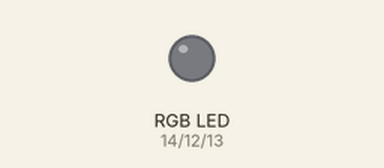
A sketch run on a simulated ESP8266 (NodeMCU). Parts: an RGB LED mixed from three pins (HIGH = lit). WiFi joins after 1.5 s; servers stay silent unless stated; what the sketch prints to the serial monitor is not drawn.

Above: at 0.1 s.
At 0.6 s:
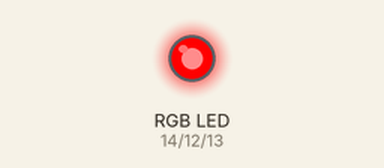
At 1.6 s:
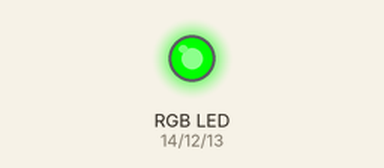
Timing chart, 0 to 3.1 s (numbered marks = the images above):
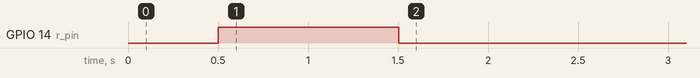

The sketch:

wifi_conn_1.ino
```cpp
#include <ESP8266WiFi.h>

#define r_pin 14 //D5
#define b_pin 13 //D7
#define g_pin 12 //D6

const char* net_name = "Costa's Wifi";
const char* net_pass = "gbrl_2002";

void setup() {
  Serial.begin(115220);
  Serial.println();
  connection(net_name, net_pass);
}

void loop() {

}

void connection(const char* net_name, const char* net_pass) {
  WiFi.begin(net_name, net_pass);
  Serial.print("Connecting");
  while (WiFi.status() != WL_CONNECTED) {
    delay(500);
     if(WiFi.status() == WL_CONNECTED) {
    //colora di verde
    rgb(0,255,0);
    Serial.println("Connected!");
  } else if (WiFi.status() == WL_NO_SSID_AVAIL) {
    //colora di giallo
    rgb(255,255,0);
    Serial.println("Wrong SSID");
    break;
  } else if (WiFi.status() == WL_CONNECT_FAILED) {
    //colora di ciano
    rgb(0,255,255);
    Serial.println("Wrong password");
    break;
  } else if (WiFi.status() == WL_IDLE_STATUS) {
    //colora di magenta
    rgb(255,0,255);
  } else if (WiFi.status() == WL_DISCONNECTED) {
    //colora di rosso
    rgb(255,0,0);
    Serial.println("Disconnected");
  }
    Serial.print(".");
  }
  Serial.println();

  if(WiFi.status() == WL_CONNECTED) {
    Serial.print("Connected, IP address: ");
    Serial.println(WiFi.localIP());
  }
}

void rgb(int red, int green, int blue) {
  analogWrite(r_pin, red);
  analogWrite(g_pin, green);
  analogWrite(b_pin, blue);
}
```
